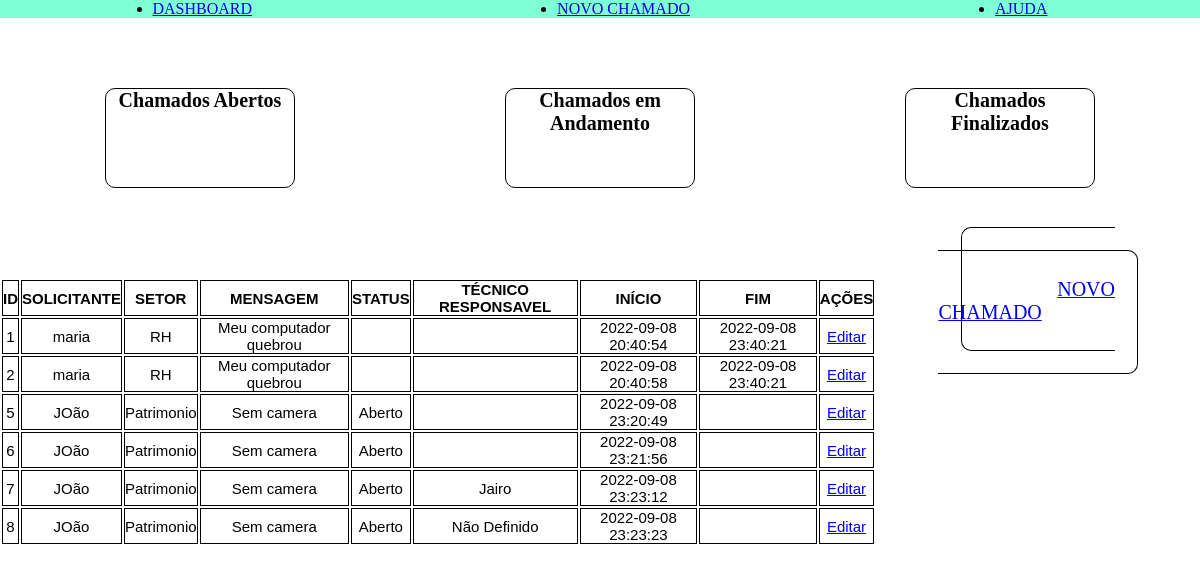
The page / on the database its author committed.
### tables this page shows
CREATE TABLE `chamados` (
  `id` int(11) NOT NULL,
  `solicitante` varchar(60) NOT NULL,
  `setor` varchar(40) NOT NULL,
  `mensagem` longtext NOT NULL,
  `tecnico` varchar(40) NOT NULL,
  `status` varchar(20) NOT NULL DEFAULT 'Aberto',
  `inicio` datetime NOT NULL DEFAULT current_timestamp(),
  `fim` datetime DEFAULT NULL
);

### connections/conexao.php (called while the page is built, shortened)
<?php
    class Conexao{
        private mysqli $conexao;
        function __construct()
        {
        $hostname = 'localhost';
        $usuario = "root";
        $senha = '123';
        $bancoDeDados = 'chamados';
        $this->conexao = new mysqli($hostname, $usuario, $senha, $bancoDeDados);
        }
        function select(string $tabela) {
            $sql = "SELECT * FROM $tabela";
            return $resultado = $this->conexao->query($sql);
        }
    }
?>

### views/clippings/dadosDaTabela.php (the view)
<?php
    include_once 'connections/conexao.php';
    $conexao = new Conexao();
    $resultado = $conexao->select('chamados');
    if($resultado->num_rows){
    while($dados = $resultado->fetch_object()){
        echo "<tr>";
        echo "<td>$dados->id</td>";
        echo "<td>$dados->solicitante</td>";
        echo "<td>$dados->setor</td>";
        echo "<td>$dados->mensagem</td>";
        echo "<td>$dados->status</td>";
        echo "<td>$dados->tecnico</td>";
        echo "<td>$dados->inicio</td>";
        echo "<td>$dados->fim</td>";
        echo "<td> <a href='/editar?id=$dados->id'> Editar </a></td>";
        echo "</tr>";
    }
    }else{
        die();
    }

### index.php (shortened to what this page needs)
<?php
    $url = parse_url($_SERVER['REQUEST_URI'],PHP_URL_PATH);
    switch($url){
        case '/':
            include 'views/dash.php';
            break;
    }

### views/dash.php (shortened to what this page needs)
<!DOCTYPE html>
<html lang="pt-br">
<head>
    <link rel="stylesheet" href="/views/style/style.css">
</head>
<body>
    <?php include 'views/clippings/header.php'; ?>
    <main>
        <div class="cartoesPrincipais">
            <div>
                <h1>Chamados Abertos</h1>
            </div>
            <div>
                <h1>Chamados em Andamento</h1>
            </div>
            <div>
                <h1>Chamados Finalizados</h1>
            </div>
        </div>
        <div class="botaoTabela">
            <div>
                <table>
                    <thead>
                        <tr>
                            <th>ID</th>
                            <th>SOLICITANTE</th>
                            <th>SETOR</th>
                            <th>MENSAGEM</th>
                            <th>STATUS</th>
                            <th>TÉCNICO RESPONSAVEL</th>
                            <th>INÍCIO</th>
                            <th>FIM</th>
                            <th>AÇÕES</th>
                        </tr>
                    </thead>
                    <tbody>
                        <?php include 'views/clippings/dadosDaTabela.php'; ?>
                    </tbody>
                </table>
            </div>
            <div>
                <a href="/novochamado"><span>NOVO CHAMADO</span></a>
            </div>
        </div>
    </main>
</body>
</html>

### views/clippings/header.php
<header>
    <nav>
        <ul>
            <li><a href="/">DASHBOARD</a></li>
            <li><a href="/novochamado">NOVO CHAMADO</a></li>
            <li><a href="/ajuda">AJUDA</a></li>
        </ul>
    </nav>
</header>

### views/style/style.css (style rules this page uses)
* { margin:0px; padding: 0px; box-sizing: border-box; }
header { background-color: aquamarine; }
header ul { display: flex; justify-content: space-around; }
main { padding-top: 70px; }
.cartoesPrincipais { display:flex; justify-content: space-around; font-size: 10px; text-align: center; }
.cartoesPrincipais div { width: 190px; height: 100px; border: 1px solid black; border-radius: 10px; }
.botaoTabela { margin-top: 90px; display:flex; justify-content: space-around; font-size: 10px; text-align: center; }
.botaoTabela tablen, td, th { border: 1px solid black; font-size: 15px; font-family: Verdana, Geneva, Tahoma, sans-serif; border-collapse: collapse; }
.botaoTabela span { border: 1px solid black; min-width: 190px; min-height: 100px; border-radius: 10px; padding: 50px 95px 50px 95px; font-size: 20px; }

### rows shown on the page
chamados: id "1", solicitante "maria", setor "RH", mensagem "Meu computador quebrou", inicio "2022-09-08 20:40:54", fim "2022-09-08 23:40:21"
chamados: id "2", solicitante "maria", setor "RH", mensagem "Meu computador quebrou", inicio "2022-09-08 20:40:58", fim "2022-09-08 23:40:21"
chamados: id "5", solicitante "JOão", setor "Patrimonio", mensagem "Sem camera", status "Aberto", inicio "2022-09-08 23:20:49"
chamados: id "6", solicitante "JOão", setor "Patrimonio", mensagem "Sem camera", status "Aberto", inicio "2022-09-08 23:21:56"
chamados: id "7", solicitante "JOão", setor "Patrimonio", mensagem "Sem camera", status "Aberto", tecnico "Jairo", inicio "2022-09-08 23:23:12"
chamados: id "8", solicitante "JOão", setor "Patrimonio", mensagem "Sem camera", status "Aberto", tecnico "Não Definido", inicio "2022-09-08 23:23:23"
